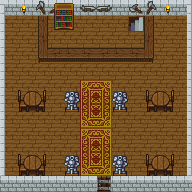

This game map was drawn from its Tiled (.tmx) file and the tilesets committed beside it. A one-line description and the full map source follow:
An orthogonal 12x12 tile map with 16x16 px tiles, 4 tile layers (floor, level, sky, second image), 3 tilesets and 2 objects (Portal).

<map version="1.2" tiledversion="1.3.1" orientation="orthogonal" renderorder="right-down" compressionlevel="0" width="12" height="12" tilewidth="16" tileheight="16" infinite="0" nextlayerid="7" nextobjectid="9">
 <editorsettings>
  <export target="../../../jsonderulo/bluehouse_section1_1.json" format="soulstain" />
 </editorsettings>
 <tileset firstgid="1" source="../../tilesets/stone_comfy_house.tsx" />
 <tileset firstgid="85" source="../../tilesets/openworld.tsx" />
 <tileset firstgid="565" source="../../tilesets/hero.tsx" />
 <layer id="1" name="floor" width="12" height="12">
  <data encoding="csv">
29,30,30,30,30,30,30,30,30,30,30,31,
7,7,7,7,7,7,7,7,7,7,7,7,
7,7,7,7,7,7,7,7,7,7,7,7,
7,7,7,7,7,7,7,7,7,7,7,7,
7,7,7,7,7,7,7,7,7,7,7,7,
7,7,7,7,7,2684354571,2684354564,7,7,7,7,7,
7,7,7,7,7,2684354572,2684354565,7,7,7,7,7,
7,7,7,7,7,2684354573,2684354566,7,7,7,7,7,
7,7,7,7,7,2684354571,2684354564,7,7,7,7,7,
7,7,7,7,7,2684354572,2684354565,7,7,7,7,7,
7,7,7,7,7,2684354573,2684354566,7,7,7,7,7,
7,7,7,7,7,0,7,7,7,7,7,7
</data>
 </layer>
 <layer id="3" name="level" width="12" height="12">
  <data encoding="csv">
0,42,536870962,2147483698,2147483694,0,0,0,50,2684354610,42,0,
36,0,64,2147483702,2147483701,0,0,0,48,68,0,38,
36,0,71,0,0,0,0,0,0,75,0,38,
36,0,78,79,80,81,79,80,81,82,0,38,
36,0,0,0,0,0,0,0,0,0,0,38,
36,19,20,0,32,0,0,32,0,19,20,38,
36,25,24,0,39,0,0,39,0,25,24,38,
36,0,0,0,0,0,0,0,0,0,0,38,
36,0,0,0,0,0,0,0,0,0,0,38,
36,19,20,0,32,0,0,32,0,19,20,38,
36,25,24,0,39,0,0,39,0,25,24,38,
30,30,30,30,30,30,37,30,30,30,30,30
</data>
 </layer>
 <layer id="4" name="sky" width="12" height="12">
  <data encoding="csv">
0,0,0,46,0,2147483699,51,0,0,0,0,0,
0,0,0,0,0,0,0,0,0,0,0,0,
0,0,0,0,0,0,0,0,0,0,0,0,
0,0,0,0,0,0,0,0,0,0,0,0,
0,0,0,0,0,0,0,0,0,0,0,0,
0,0,0,0,0,0,0,0,0,0,0,0,
0,26,27,0,0,0,0,0,0,26,27,0,
0,0,0,0,0,0,0,0,0,0,0,0,
0,0,0,0,0,0,0,0,0,0,0,0,
0,0,0,0,0,0,0,0,0,0,0,0,
0,26,27,0,0,0,0,0,0,26,27,0,
0,0,0,0,0,0,0,0,0,0,0,0
</data>
 </layer>
 <layer id="2" name="second image" width="12" height="12">
  <data encoding="csv">
0,0,0,0,0,0,0,0,0,0,0,0,
0,0,0,0,0,0,0,0,0,0,0,0,
0,0,0,0,0,0,0,0,0,0,0,0,
0,0,0,0,0,0,0,0,0,0,0,0,
0,0,0,0,0,0,0,0,0,0,0,0,
0,18,17,0,0,0,0,0,0,18,17,0,
0,0,0,0,0,0,0,0,0,0,0,0,
0,0,0,0,0,0,0,0,0,0,0,0,
0,0,0,0,0,0,0,0,0,0,0,0,
0,18,17,0,0,0,0,0,0,18,17,0,
0,0,0,0,0,0,0,0,0,0,0,0,
0,0,0,0,0,0,0,0,0,0,0,0
</data>
 </layer>
 <objectgroup id="6" name="entities" offsetx="0.294985" offsety="0">
  <object id="1" type="Portal" x="97" y="179" width="14" height="7">
   <properties>
    <property name="TMX" type="int" value="1" />
    <property name="TMY" type="int" value="4" />
    <property name="destination" value="openworld" />
    <property name="destinationX" type="int" value="255" />
    <property name="destinationY" type="int" value="250" />
    <property name="height" type="int" value="7" />
    <property name="width" type="int" value="14" />
   </properties>
  </object>
  <object id="8" gid="572" x="96" y="80" width="16" height="23">
   <properties>
    <property name="item1" value="boots" />
    <property name="item2" value="heart" />
    <property name="item3" value="key" />
    <property name="item4" value="arrows" />
    <property name="price1" value="300" />
    <property name="price2" value="100" />
    <property name="price3" value="300" />
    <property name="price4" value="300" />
   </properties>
  </object>
 </objectgroup>
</map>
